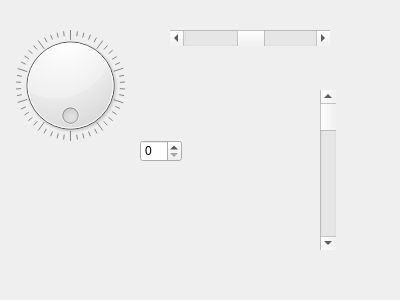
<?xml version="1.0" encoding="UTF-8"?>
<ui version="4.0">
 <class>MyWidget</class>
 <widget class="QWidget" name="MyWidget">
  <property name="geometry">
   <rect>
    <x>0</x>
    <y>0</y>
    <width>400</width>
    <height>300</height>
   </rect>
  </property>
  <property name="windowTitle">
   <string>MyWidget</string>
  </property>
  <widget class="QScrollBar" name="horizontalScrollBar">
   <property name="geometry">
    <rect>
     <x>170</x>
     <y>30</y>
     <width>160</width>
     <height>16</height>
    </rect>
   </property>
   <property name="singleStep">
    <number>2</number>
   </property>
   <property name="value">
    <number>50</number>
   </property>
   <property name="orientation">
    <enum>Qt::Horizontal</enum>
   </property>
   <property name="invertedAppearance">
    <bool>false</bool>
   </property>
   <property name="invertedControls">
    <bool>true</bool>
   </property>
  </widget>
  <widget class="QScrollBar" name="verticalScrollBar">
   <property name="geometry">
    <rect>
     <x>320</x>
     <y>90</y>
     <width>16</width>
     <height>160</height>
    </rect>
   </property>
   <property name="orientation">
    <enum>Qt::Vertical</enum>
   </property>
  </widget>
  <widget class="QDial" name="dial">
   <property name="geometry">
    <rect>
     <x>10</x>
     <y>30</y>
     <width>121</width>
     <height>111</height>
    </rect>
   </property>
   <property name="wrapping">
    <bool>true</bool>
   </property>
   <property name="notchTarget">
    <double>2.000000000000000</double>
   </property>
   <property name="notchesVisible">
    <bool>true</bool>
   </property>
  </widget>
  <widget class="QSpinBox" name="spinBox">
   <property name="geometry">
    <rect>
     <x>140</x>
     <y>140</y>
     <width>42</width>
     <height>22</height>
    </rect>
   </property>
  </widget>
 </widget>
 <layoutdefault spacing="6" margin="11"/>
 <resources/>
 <connections>
  <connection>
   <sender>dial</sender>
   <signal>sliderMoved(int)</signal>
   <receiver>spinBox</receiver>
   <slot>setValue(int)</slot>
   <hints>
    <hint type="sourcelabel">
     <x>102</x>
     <y>119</y>
    </hint>
    <hint type="destinationlabel">
     <x>158</x>
     <y>159</y>
    </hint>
   </hints>
  </connection>
  <connection>
   <sender>dial</sender>
   <signal>sliderMoved(int)</signal>
   <receiver>horizontalScrollBar</receiver>
   <slot>setValue(int)</slot>
   <hints>
    <hint type="sourcelabel">
     <x>126</x>
     <y>82</y>
    </hint>
    <hint type="destinationlabel">
     <x>240</x>
     <y>43</y>
    </hint>
   </hints>
  </connection>
  <connection>
   <sender>dial</sender>
   <signal>sliderMoved(int)</signal>
   <receiver>verticalScrollBar</receiver>
   <slot>setValue(int)</slot>
   <hints>
    <hint type="sourcelabel">
     <x>111</x>
     <y>85</y>
    </hint>
    <hint type="destinationlabel">
     <x>328</x>
     <y>136</y>
    </hint>
   </hints>
  </connection>
 </connections>
</ui>
